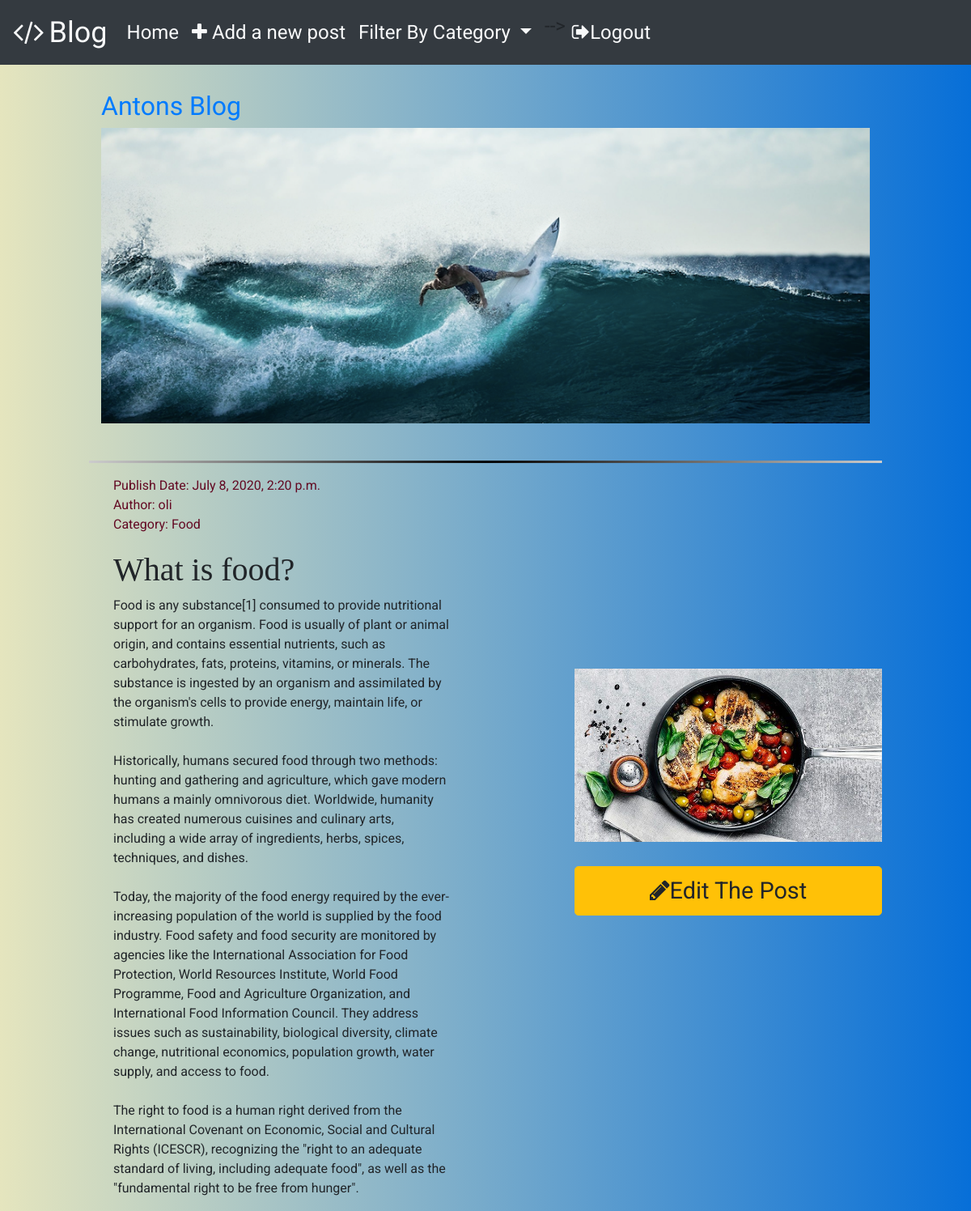
The page /post/8/ (signed in) on the database its author committed.
### blog/models.py (models this page shows, shortened)
class Post(models.Model):
    author = models.ForeignKey(settings.AUTH_USER_MODEL, on_delete=models.CASCADE)
    title = models.CharField(max_length=200)
    text = models.TextField()
    created_date = models.DateTimeField(default=timezone.now)
    published_date = models.DateTimeField(blank=True, null=True)
    image = models.ImageField(null=True, upload_to='images/')
    CATEGORY1 = 'Food'
    CATEGORY2 = 'Body'
    CATEGORY3 = 'Lifestyle'
    CATEGORY4 = 'Sport'
    CATEGORY5 = 'Other'
    CATEGORY_CHOICES = [
        (CATEGORY1, 'Food'),
        (CATEGORY2, 'Body'),
        (CATEGORY3, 'Lifestyle'),
        (CATEGORY4, 'Sport'),
        (CATEGORY5, 'Other')
    ]
    category = models.CharField(
        blank=True,
        max_length=20,
        choices=CATEGORY_CHOICES,
    )

### blog/views.py (the view)
# urls.py: path('post/<int:pk>/', views.post_detail, name='post_detail'),
def post_detail(request, pk):
    post = get_object_or_404(Post, pk=pk)
    return render(request, 'blog/post_detail.html', {'post': post})

### blog/templates/blog/post_detail.html
{% extends 'blog/base.html' %}
    {% block content %}
    <hr class="style-one">
        <div class="row">
            <div class="col-lg-6">
                <div class="post">
                    {% if post.published_date %}
                    <div class="date">
                        <a>Publish Date:  </a>{{ post.published_date }}
                    </div>
                    {% endif %}
                    {% if post.author %}
                    <div class="author">
                        <a>Author:  </a>{{ post.author }}
                    </div>
                    {% endif %}
                    <div class="category">
                        <a>Category:  </a>{{ post.category }}
                    </div>
                </div>
                <div class="post-body">
                    <h2>
                        <a>{{ post.title }}</a>
                    </h2>
                    <p>{{ post.text|linebreaksbr }}</p>
                </div>
                </div>
                <div class="col-lg-6">
                {% if post.image %}
                <img src="{{ post.image.url}}" alt="{{ post.title }}" class="post-image img-fluid">
                {% endif %}
                {% if user.is_authenticated %}
                    <div class="edit">
                        <div>
                            <button type="button" class="btn btn-warning btn-lg" onclick="window.location.href='{% url 'post_edit' pk=post.pk %}';"><i class="fa fa-pencil" aria-hidden="true"></i>Edit The Post</button>
                        </div>
                    </div>
                    {% endif %}
            </div>
        </div>
    {% endblock %}

### blog/static/css/blog.css (style rules this page uses)
body { background: #003973; background: -webkit-linear-gradient(to right, #E5E5BE, #076fd8); background: linear-gradient(to right, #E5E5BE, #076fd8); padding-left: 125px; padding-right: 125px; font-family: "Roboto"; }
h2 a { font-family: 'Bradley Hand', cursive; font-size: 30pt; color: #516e9e; }
.date { color: #630923; }
.author { color: #630923; }
.category { color: #630923; }
.edit { color: #630923; }
.post-image { padding-left: 20%; padding-top: 50%; }
.btn-warning { margin-left: 20%; font-size: 1.8em; width: 80%; }
.post { margin-bottom: 20px; text-align: justify; text-justify: inter-word; font-size: 12pt; margin-left: 30px; margin-right: 30px; }
.post-body { margin-left: 30px; margin-right: 30px; }
hr.style-one { border: 0; height: 3px; background: black; background-image: -webkit-linear-gradient(left, #ccc, rgb(0, 0, 0), #ccc); background-image: -moz-linear-gradient(left, #ccc, rgb(0, 0, 0), #ccc); background-image: -ms-linear-gradient(left, #ccc, rgb(0, 0, 0), #ccc); background-image: -o-linear-gradient(left, #ccc,rgb(0, 0, 0), #ccc); }

### blog/templates/blog/base.html (style rules this page uses)
img { display: block;margin-bottom: 30px; }

### rows shown on the page
Post: published_date "July 8, 2020, 2:20 p.m.", author "oli", category "Food", title "What is food?", text "Food is any substance[1] consumed to provide nutritional support for an organism. Food is usually of plant or animal origin, and contains essential nutrients, such as carbohydrates, fats, proteins, vitamins, or minerals. The substance is ingested by an organism and assimilated by the organism's cells to provide energy, maintain life, or stimulate growth. Historically, humans secured food through two methods: hunting and gathering and agriculture, which gave modern humans a mainly omnivorous diet. Worldwide, humanity has created numerous cuisines and culinary arts, including a wide array of ingredients, herbs, spices, techniques, and dishes. Today, the majority of the food energy required by…", image (picture)
